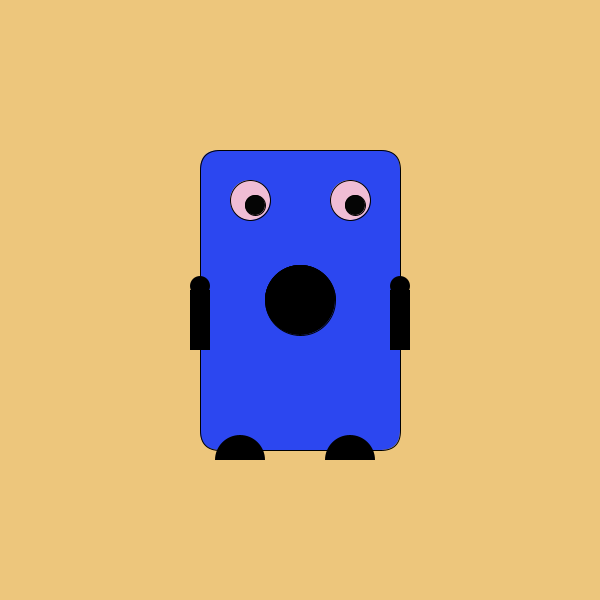
Frame 1 (no input)
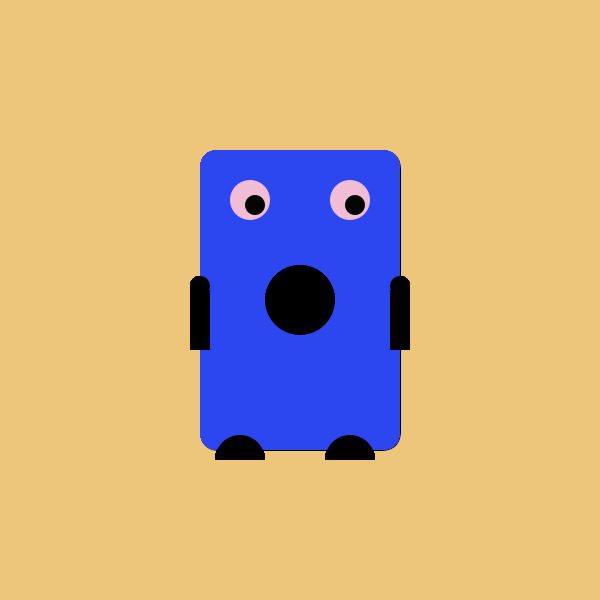
Frame 60 (the mouse pressed at the canvas centre just before this capture)
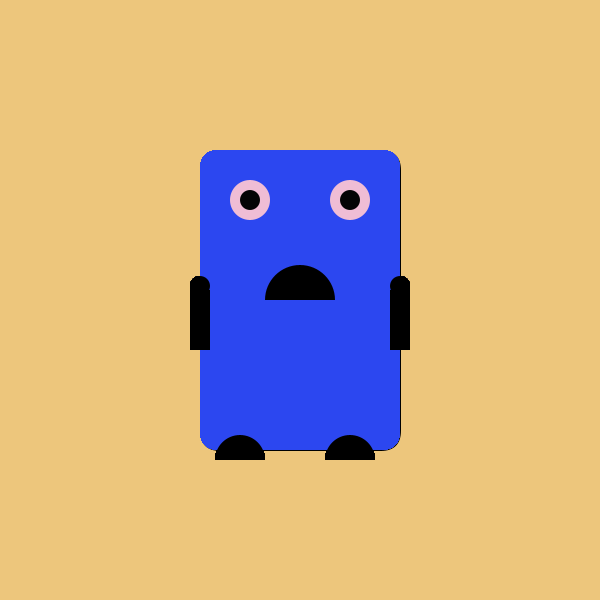
Frame 120 (the mouse held since frame 60 and released just before this capture)

The Processing sketch that drew these frames (run headless with seeded random() and noise(); from frame 60 on, the mouse is pressed at the canvas centre):

// Processing sketch: processing_133210
// ── processing_133210.pde

//used variable to make eyes move and "change" the shape of mouth
void setup(){
  background(237,198,124);
  size(600,600);
}
//variables
 int k = 355;
 int g = 205;
 int s = 255;
 int c = 0;
 int l = 0;
 int r = 0;
void draw(){
  //body
  fill(44,71,240);
  rect(200,150,200,300,20);
  
  //left eye
  fill(240,189,213);
  ellipse(250,200,40,40);
  //left puple
  fill(5,5,5);
  ellipse(s,g,20,20);
  if(mousePressed == true){
    s = 250;
    g = 200;       
  }
  else if (mousePressed == false){
    s = 255;
    g = 205;
  }
  
  
  //right eye
  fill(240,189,213);
  ellipse(350,200,40,40);
  
  
  //right puple
  fill(5,5,5);
  ellipse(k,g,20,20);
    if(mousePressed == true){
    k = 350;
    g = 200;       
  }
  else if (mousePressed == false){
    k = 355;
    g = 205;
  }
  //mouth
  fill(c,l,r);
  ellipse(300,300,70,70);
    if(mousePressed == true){
     c =44;
     l =71;
     r =240;
  }
  else if (mousePressed == false){
    c = 0;
    l = 0;
    r = 0; 
  }
  //mouth2
  fill(0);
  arc(300,300,70,70,PI,TWO_PI);
  
  //leftfoot
  fill(0);
  noStroke();
  arc(240,460,50,50,PI,TWO_PI);
  //right foot
  arc(350,460,50,50,PI,TWO_PI);
  //left arm
  rect(190,290,20,60);
  ellipse(200,286,20,20);
  //right arm
  rect(390,290,20,60);
  ellipse(400,286,20,20);
}
